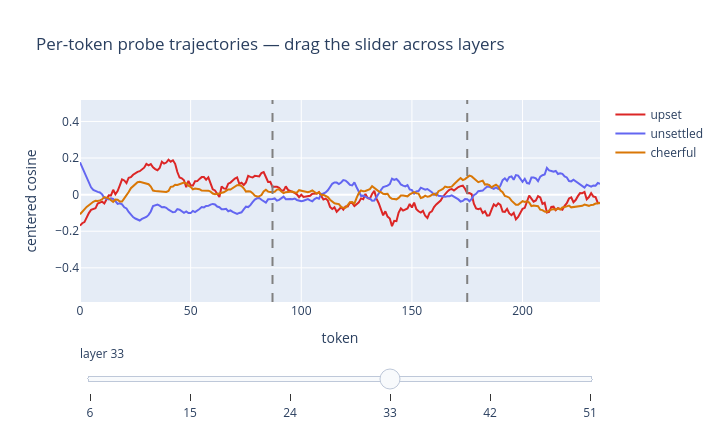

The code cell stored with this chart in its notebook:
### Markdown cell above
## 2. One sequential story, every view — scrubbable across layers

Story `t000_seq_p2_2f9faf62` (upset -> unsettled -> cheerful, 236 tokens) — chosen as the
first mid-length cross-valence sequential story in the manifest, before any scoring existed.
Corpus-lineage probes (the triple's emotions are not all in the 12-emotion selfgen set).
Every figure below carries a **layer slider** over the six captured bands {6, 15, 24, 33, 42, 51}
(the explore_layers.ipynb convention) — the paper's layer story predicts token-level jitter
early and scene-level phase structure mid-late, so drag it and look for exactly that contrast.
The static small-multiples and speed views follow for the print/report path.

### Code cell
STORY = "t000_seq_p2_2f9faf62"
row = next(m for m in manifest if m["story_id"] == STORY)
shard = np.load(fetch(f"combined_trajectories/shards/{STORY}.npz"))
emotions, starts = row["phase_emotions"], row["phase_token_starts"]

from emotion_vectors.interactive import (
    trajectory_heatmap_scrubber,
    trajectory_lines_scrubber,
    trajectory_ternary_scrubber,
)

cos_by_layer = {
    k: tp.smooth(tp.story_cosines(shard, labels, emotions, i, lineage="corpus"), window=8)
    for i, k in enumerate(LAYERS)
}
trajectory_lines_scrubber(
    LAYERS, cos_by_layer, emotions, starts, default_layer=33,
    title="Per-token probe trajectories — drag the slider across layers",
).show()

### Figure 1 — Plotly figure (JSON) as saved in the notebook; plotly's stock layout.template omitted (floating-point values rounded to 4 significant figures; data arrays with more than 128 entries replaced by an {"elided": "..."} marker saying what was removed)
{"data": [{"line": {"color": "#dc2626", "width": 2}, "name": "upset", "type": "scatter", "x": {"elided": "236 int values"}, "y": {"elided": "236 float values"}}, {"line": {"color": "#6366f1", "width": 2}, "name": "unsettled", "type": "scatter", "x": {"elided": "236 int values"}, "y": {"elided": "236 float values"}}, {"line": {"color": "#d97706", "width": 2}, "name": "cheerful", "type": "scatter", "x": {"elided": "236 int values"}, "y": {"elided": "236 float values"}}], "layout": {"height": 430, "shapes": [{"line": {"color": "gray", "dash": "dash"}, "type": "line", "x0": 87, "x1": 87, "xref": "x", "y0": 0, "y1": 1, "yref": "y domain"}, {"line": {"color": "gray", "dash": "dash"}, "type": "line", "x0": 175, "x1": 175, "xref": "x", "y0": 0, "y1": 1, "yref": "y domain"}], "sliders": [{"active": 3, "currentvalue": {"prefix": "layer "}, "pad": {"t": 40}, "steps": [{"args": [{"y": {"elided": "3x236 float values"}}], "label": "6", "method": "restyle"}, {"args": [{"y": {"elided": "3x236 float values"}}], "label": "15", "method": "restyle"}, {"args": [{"y": {"elided": "3x236 float values"}}], "label": "24", "method": "restyle"}, {"args": [{"y": {"elided": "3x236 float values"}}], "label": "33", "method": "restyle"}, {"args": [{"y": {"elided": "3x236 float values"}}], "label": "42", "method": "restyle"}, {"args": [{"y": {"elided": "3x236 float values"}}], "label": "51", "method": "restyle"}]}], "title": {"text": "Per-token probe trajectories — drag the slider across layers"}, "width": 720, "xaxis": {"title": {"text": "token"}}, "yaxis": {"range": [-0.5868, 0.5172], "title": {"text": "centered cosine"}}}}
